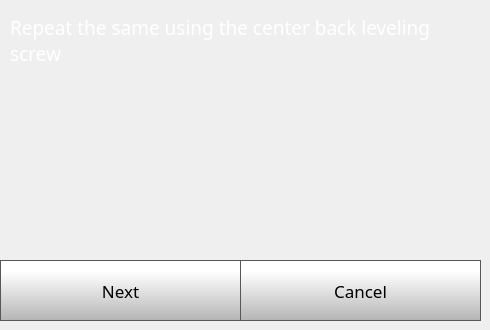
    <widget class="QWidget" name="quickStep4Page">
     <widget class="QPushButton" name="quickStep4NextButton">
      <property name="geometry">
       <rect>
        <x>0</x>
        <y>260</y>
        <width>241</width>
        <height>61</height>
       </rect>
      </property>
      <property name="font">
       <font>
        <family>Gotham</family>
        <pointsize>13</pointsize>
       </font>
      </property>
      <property name="styleSheet">
       <string notr="true">QPushButton {
     border: 1px solid rgb(87, 87, 87);
	background-color: qlineargradient(spread:pad, x1:0, y1:1, x2:0, y2:0.188, stop:0 rgba(180, 180, 180, 255), stop:1 rgba(255, 255, 255, 255));


}

QPushButton:pressed {
    background-color: qlineargradient(x1: 0, y1: 0, x2: 0, y2: 1,
                                      stop: 0 #dadbde, stop: 1 #f6f7fa);
}

QPushButton:flat {
    border: none; /* no border for a flat push button */
}

QPushButton:default {
    border-color: navy; /* make the default button prominent */
}

QPushButton:focus {
	outline: none;
}</string>
      </property>
      <property name="text">
       <string>Next</string>
      </property>
      <property name="iconSize">
       <size>
        <width>40</width>
        <height>40</height>
       </size>
      </property>
     </widget>
     <widget class="QPushButton" name="quickStep4CancelButton">
      <property name="geometry">
       <rect>
        <x>240</x>
        <y>260</y>
        <width>241</width>
        <height>61</height>
       </rect>
      </property>
      <property name="font">
       <font>
        <family>Gotham</family>
        <pointsize>13</pointsize>
       </font>
      </property>
      <property name="styleSheet">
       <string notr="true">QPushButton {
     border: 1px solid rgb(87, 87, 87);
	background-color: qlineargradient(spread:pad, x1:0, y1:1, x2:0, y2:0.188, stop:0 rgba(180, 180, 180, 255), stop:1 rgba(255, 255, 255, 255));


}

QPushButton:pressed {
    background-color: qlineargradient(x1: 0, y1: 0, x2: 0, y2: 1,
                                      stop: 0 #dadbde, stop: 1 #f6f7fa);
}

QPushButton:flat {
    border: none; /* no border for a flat push button */
}

QPushButton:default {
    border-color: navy; /* make the default button prominent */
}

QPushButton:focus {
	outline: none;
}</string>
      </property>
      <property name="text">
       <string>Cancel</string>
      </property>
      <property name="iconSize">
       <size>
        <width>40</width>
        <height>40</height>
       </size>
      </property>
     </widget>
     <widget class="QLabel" name="caliberateLabel_12">
      <property name="geometry">
       <rect>
        <x>10</x>
        <y>10</y>
        <width>471</width>
        <height>61</height>
       </rect>
      </property>
      <property name="font">
       <font>
        <family>Gotham</family>
        <pointsize>14</pointsize>
        <weight>50</weight>
        <bold>false</bold>
       </font>
      </property>
      <property name="styleSheet">
       <string notr="true">color: rgb(255, 255, 255);</string>
      </property>
      <property name="text">
       <string>Repeat the same using the center back leveling screw</string>
      </property>
      <property name="wordWrap">
       <bool>true</bool>
      </property>
     </widget>
    </widget>
